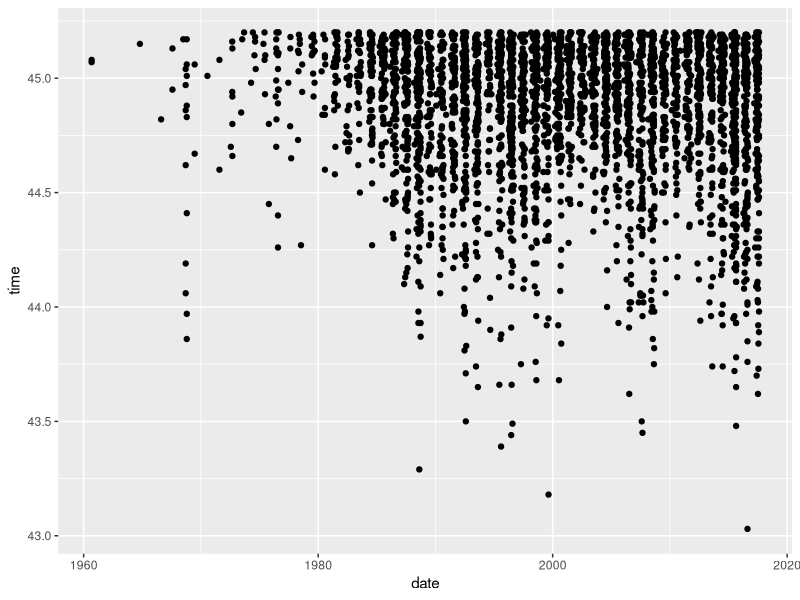
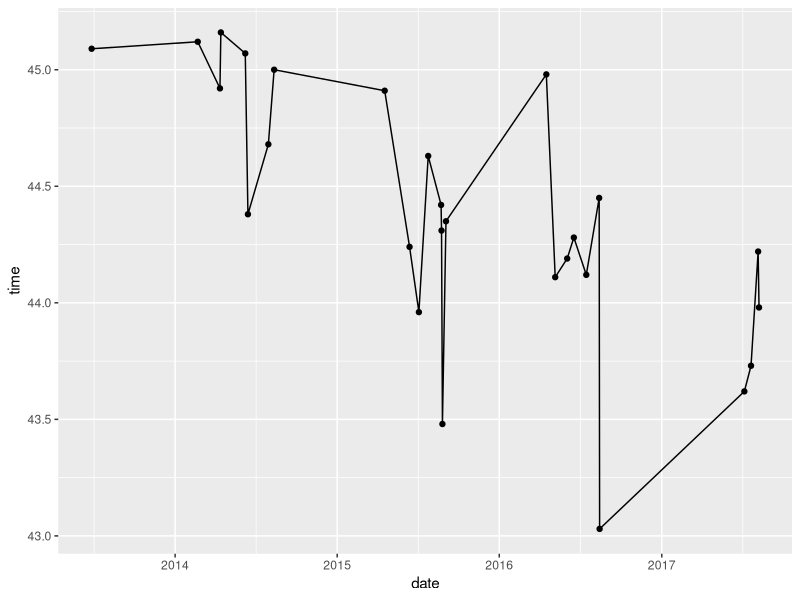
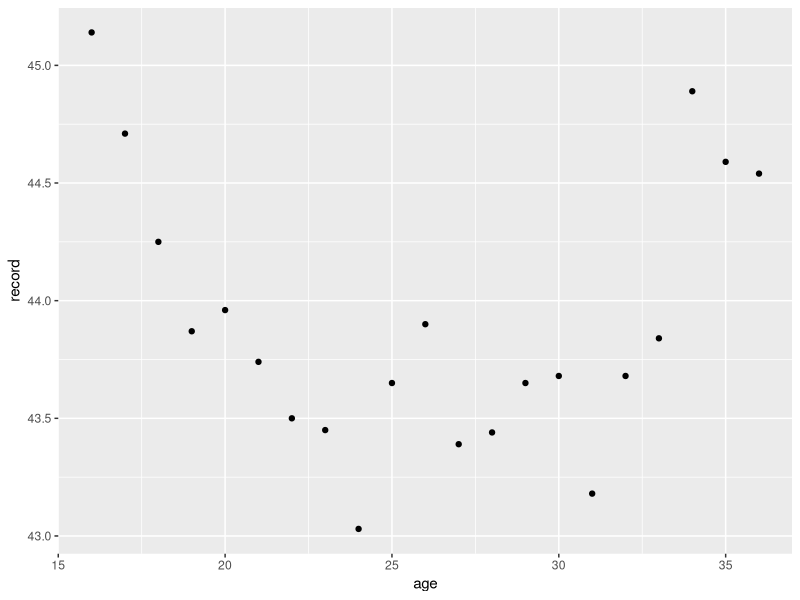

R code for these plots, in order:
## ---- chunk 1

library(tidyverse)
library(readr)
library(lubridate)
data <- read_csv("clean_400m_wr.csv")
data
## ---- chunk 2
data %>% 
  ggplot(aes(x = date, y = time)) + 
  geom_point()
## ---- chunk 3
data %>% 
  filter(name == "Wayde van Niekerk") %>% 
  ggplot(aes(x = date, y = time)) + 
  geom_point() + 
  geom_line()
## ---- chunk 4
data %>% 
  mutate(age = as.integer(interval(date_birth, date)/years(1)) ) %>% 
  group_by(age) %>% 
  summarise(record = min(time)) %>% 
  ggplot(aes(x = age, y = record)) +
  geom_point()
